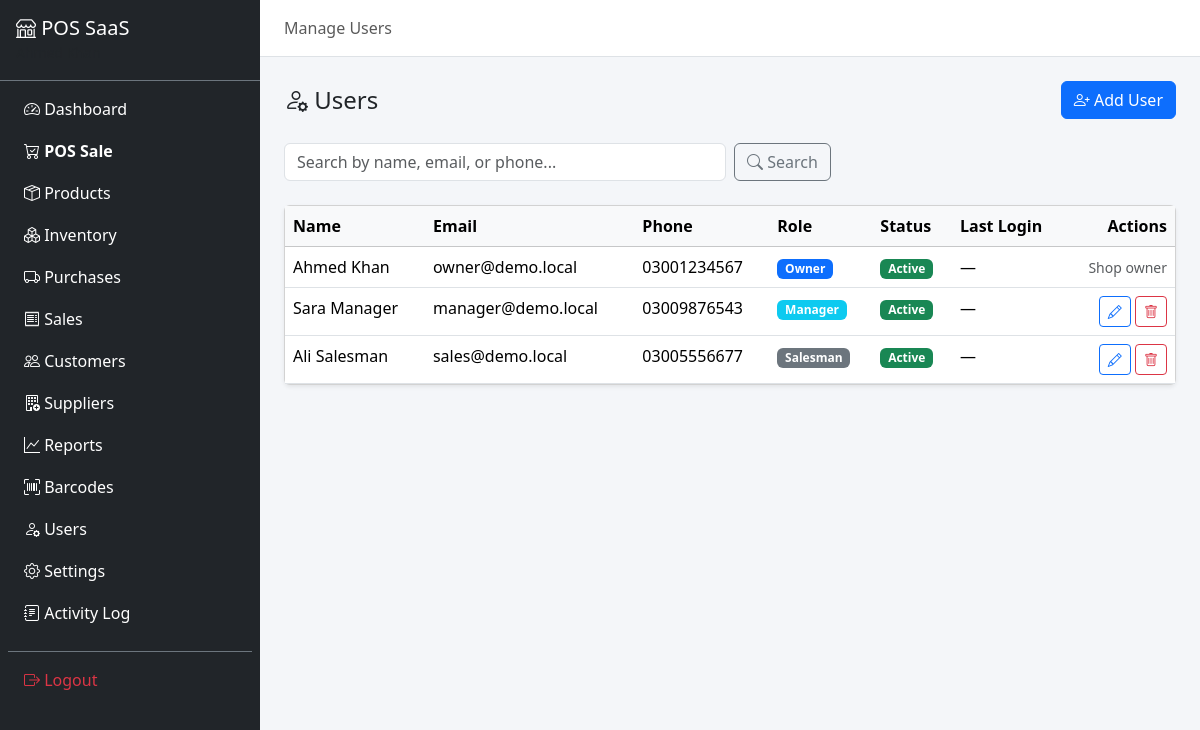
The app's page /users (signed in) with its own data.
### tables this page shows
CREATE TABLE users (
    id INT AUTO_INCREMENT PRIMARY KEY,
    tenant_id INT NOT NULL,
    name VARCHAR(255) NOT NULL,
    email VARCHAR(255) NOT NULL,
    phone VARCHAR(20) DEFAULT NULL,
    password VARCHAR(255) NOT NULL,
    role ENUM('owner','manager','salesman') NOT NULL,
    status ENUM('active','inactive') DEFAULT 'active',
    last_login DATETIME DEFAULT NULL,
    created_at DATETIME DEFAULT CURRENT_TIMESTAMP,
    updated_at DATETIME DEFAULT CURRENT_TIMESTAMP ON UPDATE CURRENT_TIMESTAMP,
    is_deleted TINYINT(1) DEFAULT 0,
    UNIQUE KEY uk_users_tenant_email (tenant_id, email),
    INDEX idx_users_tenant (tenant_id),
    INDEX idx_users_role (role),
    CONSTRAINT fk_users_tenant FOREIGN KEY (tenant_id) REFERENCES shops(id)
);

### modules/users/UsersController.php (called while the page is built, shortened)
<?php
class UsersController extends Controller
{
    private UsersModel $model;
    public function __construct()
    {
        $this->model = new UsersModel();
    }
    public function index(): void
    {
        $search = trim((string) $this->input('search', ''));
        $page = max(1, (int) $this->input('page', 1));
        $users = $this->model->getAll($search, $page);
        $this->view('users/index', [
            'pageTitle' => 'Manage Users',
            'users'     => $users,
            'search'    => $search,
        ]);
    }
}

### index.php (called while the page is built, shortened)
<?php
spl_autoload_register(function (string $class): void {
    if (!str_starts_with($class, 'Modules\\')) {
        return;
    }
    $parts = explode('\\', $class);
    $ns = $parts[1];
    $className = $parts[2];
    $folderMap = [
        'Auth' => 'auth', 'Dashboard' => 'dashboard', 'Shops' => 'shops',
        'Users' => 'users', 'Settings' => 'settings', 'Products' => 'products',
        'Suppliers' => 'suppliers', 'Purchases' => 'purchases', 'Inventory' => 'inventory',
        'Customers' => 'customers', 'Sales' => 'sales', 'Invoices' => 'invoices',
        'Barcodes' => 'barcodes', 'Reports' => 'reports',
    ];
    $folder = $folderMap[$ns] ?? strtolower($ns);
    $file = __DIR__ . "/modules/{$folder}/{$className}.php";
});
$appConfig = require __DIR__ . '/config/app.php';
$app = new \Core\App();
$app->run();

### core/Auth.php (called while the page is built, shortened)
<?php
class Auth
{
    private static ?array $permissionsCache = null;
    public static function init(): void
    {
        $appConfig = require dirname(__DIR__) . '/config/app.php';
    }
    public static function user(): ?array
    {
        return $_SESSION['user'] ?? null;
    }
    public static function userType(): ?string
    {
        return $_SESSION['user_type'] ?? null;
    }
    public static function isSuperAdmin(): bool
    {
        return self::userType() === 'super_admin';
    }
    public static function role(): ?string
    {
        return self::user()['role'] ?? null;
    }
    public static function tenantId(): ?int
    {
        return isset(self::user()['tenant_id']) ? (int) self::user()['tenant_id'] : null;
    }
    public static function userId(): ?int
    {
        return isset(self::user()['id']) ? (int) self::user()['id'] : null;
    }
    public static function isReadOnly(): bool
    {
        return !empty($_SESSION['impersonate_readonly']);
    }
    public static function can(string $module, string $action): bool
    {
        $role = self::role();
        $perms = self::getPermissions($role);
        return in_array("{$module}.{$action}", $perms, true);
    }
    private static function getPermissions(string $role): array
    {
        if (self::$permissionsCache !== null) {
            return self::$permissionsCache;
        }
        $db = Database::getInstance();
        $stmt = $db->prepare(
            "SELECT module, action FROM roles_permissions
             WHERE role = :role AND is_deleted = 0"
        );
        $stmt->execute(['role' => $role]);
        $rows = $stmt->fetchAll();
        self::$permissionsCache = array_map(
            fn($r) => $r['module'] . '.' . $r['action'],
            $rows
        );
        return self::$permissionsCache;
    }
    public static function baseUrl(string $path = ''): string
    {
        $appConfig = require dirname(__DIR__) . '/config/app.php';
        $base = rtrim($appConfig['base_url'], '/');
        return $path ? $base . '/' . ltrim($path, '/') : $base;
    }
}

### core/Model.php (called while the page is built, shortened)
<?php
abstract class Model
{
    protected PDO $db;
    public function __construct()
    {
        $this->db = Database::getInstance();
        $this->tenantId = Auth::tenantId();
    }
    protected function paginate(string $sql, array $params, int $page, string $countSql = ''): array
    {
        $page = max(1, $page);
        $offset = ($page - 1) * PER_PAGE;
        $countStmt = $this->db->prepare($countSql);
        $countStmt->execute($params);
        $total = (int) $countStmt->fetch()['total'];
        $sql .= " LIMIT " . PER_PAGE . " OFFSET {$offset}";
        $stmt = $this->db->prepare($sql);
        $stmt->execute($params);
        $rows = $stmt->fetchAll();
        return [
            'data'         => $rows,
            'total'        => $total,
            'per_page'     => PER_PAGE,
            'current_page' => $page,
            'last_page'    => (int) ceil($total / PER_PAGE),
        ];
    }
}

### core/Database.php (called while the page is built, shortened)
<?php
class Database
{
    private static ?PDO $instance = null;
    public static function getInstance(): PDO
    {
        if (self::$instance === null) {
            $configFile = dirname(__DIR__) . '/config/database.php';
            $localFile = dirname(__DIR__) . '/config/database.local.php';
            $config = require $configFile;
            $dsn = sprintf(
                'mysql:host=%s;dbname=%s;charset=%s',
                $config['host'],
                $config['dbname'],
                $config['charset']
            );
            try {
                self::$instance = new PDO($dsn, $config['username'], $config['password'], $config['options']);
            } catch (PDOException $e) {
                $appConfig = require dirname(__DIR__) . '/config/app.php';
                if ($appConfig['debug'] ?? false) {
                    die('Database connection failed: ' . htmlspecialchars($e->getMessage()));
                }
                die('Database connection failed. Please contact support.');
            }
        }
        return self::$instance;
    }
}

### config/database.php (called while the page is built)
<?php
return [
    'host'     => 'localhost',
    'dbname'   => 'pos_saas',
    'username' => 'root',
    'password' => '',
    'charset'  => 'utf8mb4',
    'options'  => [
        PDO::ATTR_ERRMODE            => PDO::ERRMODE_EXCEPTION,
        PDO::ATTR_DEFAULT_FETCH_MODE => PDO::FETCH_ASSOC,
        PDO::ATTR_EMULATE_PREPARES   => false,
    ],
];

### modules/users/UsersModel.php (called while the page is built, shortened)
<?php
class UsersModel extends Model
{
    public function getAll(string $search, int $page): array
    {
        $sql = "SELECT id, tenant_id, name, email, phone, role, status, last_login, created_at, updated_at
                FROM users
                WHERE is_deleted = 0 AND tenant_id = :tenant_id";
        $params = ['tenant_id' => $this->tenantId];
        $sql .= " ORDER BY FIELD(role, 'owner', 'manager', 'salesman'), name ASC";
        $countSql = "SELECT COUNT(*) as total FROM users
                     WHERE is_deleted = 0 AND tenant_id = :tenant_id";
        return $this->paginate($sql, $params, $page, $countSql);
    }
}

### config/app.php (called while the page is built)
<?php
$protocol = (!empty($_SERVER['HTTPS']) && $_SERVER['HTTPS'] !== 'off') ? 'https' : 'http';
$host = $_SERVER['HTTP_HOST'] ?? 'localhost';
$scriptDir = str_replace('\\', '/', dirname($_SERVER['SCRIPT_NAME'] ?? ''));
$basePath = rtrim($scriptDir, '/');
return [
    'base_url'    => $protocol . '://' . $host . $basePath,
    'base_path'   => $basePath,
    'timezone'    => 'Asia/Karachi',
    'debug'       => (getenv('APP_ENV') ?: 'local') !== 'production',
    'session_name'=> 'pos_saas_session',
];

### views/users/index.php (the view, shortened to what this page needs)
<div class="d-flex justify-content-between align-items-center mb-4">
    <h4 class="mb-0"><i class="bi bi-person-gear"></i> Users</h4>
    <?php if (Auth::can('users', 'create')): ?>
    <a href="<?= Auth::baseUrl('users/create') ?>" class="btn btn-primary">
        <i class="bi bi-person-plus"></i> Add User
    </a>
    <?php endif; ?>
</div>
<form method="GET" action="<?= Auth::baseUrl('users') ?>" class="row g-2 mb-4">
    <div class="col-md-6">
        <input type="text" name="search" class="form-control" placeholder="Search by name, email, or phone..."
               value="<?= htmlspecialchars($search) ?>">
    </div>
    <div class="col-auto">
        <button type="submit" class="btn btn-outline-secondary"><i class="bi bi-search"></i> Search</button>
    </div>
</form>
<div class="card shadow-sm">
    <div class="table-responsive">
        <table class="table table-hover mb-0">
            <thead class="table-light">
                <tr>
                    <th>Name</th>
                    <th>Email</th>
                    <th>Phone</th>
                    <th>Role</th>
                    <th>Status</th>
                    <th>Last Login</th>
                    <th class="text-end">Actions</th>
                </tr>
            </thead>
            <tbody>
                <?php if (empty($users['data'])): ?>
                <tr>
                    <td colspan="7" class="text-center text-muted py-4">No users found.</td>
                </tr>
                <?php else: ?>
                <?php foreach ($users['data'] as $u): ?>
                <tr>
                    <td><?= htmlspecialchars($u['name']) ?></td>
                    <td><?= htmlspecialchars($u['email']) ?></td>
                    <td><?= htmlspecialchars($u['phone'] ?? '—') ?></td>
                    <td>
                        <span class="badge bg-<?= $u['role'] === 'owner' ? 'primary' : ($u['role'] === 'manager' ? 'info' : 'secondary') ?>">
                            <?= ucfirst($u['role']) ?>
                        </span>
                    </td>
                    <td>
                        <span class="badge bg-<?= $u['status'] === 'active' ? 'success' : 'warning' ?>">
                            <?= ucfirst($u['status']) ?>
                        </span>
                    </td>
                    <td><?= $u['last_login'] ? Helpers::formatDateTime($u['last_login']) : '—' ?></td>
                    <td class="text-end">
                        <?php if ($u['role'] !== 'owner' && Auth::can('users', 'update')): ?>
                        <a href="<?= Auth::baseUrl('users/edit?id=' . (int) $u['id']) ?>" class="btn btn-sm btn-outline-primary" title="Edit">
                            <i class="bi bi-pencil"></i>
                        </a>
                        <?php endif; ?>
                        <?php if ($u['role'] !== 'owner' && (int) $u['id'] !== Auth::userId() && Auth::can('users', 'delete')): ?>
                        <form method="POST" action="<?= Auth::baseUrl('users/delete') ?>" class="d-inline"
                              onsubmit="return confirm('Delete this user?');">
                            <button type="submit" class="btn btn-sm btn-outline-danger" title="Delete">
                                <i class="bi bi-trash"></i>
                            </button>
                        </form>
                        <?php endif; ?>
                        <?php if ($u['role'] === 'owner'): ?>
                        <span class="text-muted small">Shop owner</span>
                        <?php endif; ?>
                    </td>
                </tr>
                <?php endforeach; ?>
                <?php endif; ?>
            </tbody>
        </table>
    </div>
</div>

### records on screen
users: name "Ahmed Khan", email "owner@demo.local", phone "03001234567", role "Owner", status "Active", shows "Shop owner"
users: name "Sara Manager", email "manager@demo.local", phone "03009876543", role "Manager", status "Active"
users: name "Ali Salesman", email "sales@demo.local", phone "03005556677", role "Salesman", status "Active"

### other values on screen
APP_NAME "POS SaaS"
$pageTitle "Manage Users"
